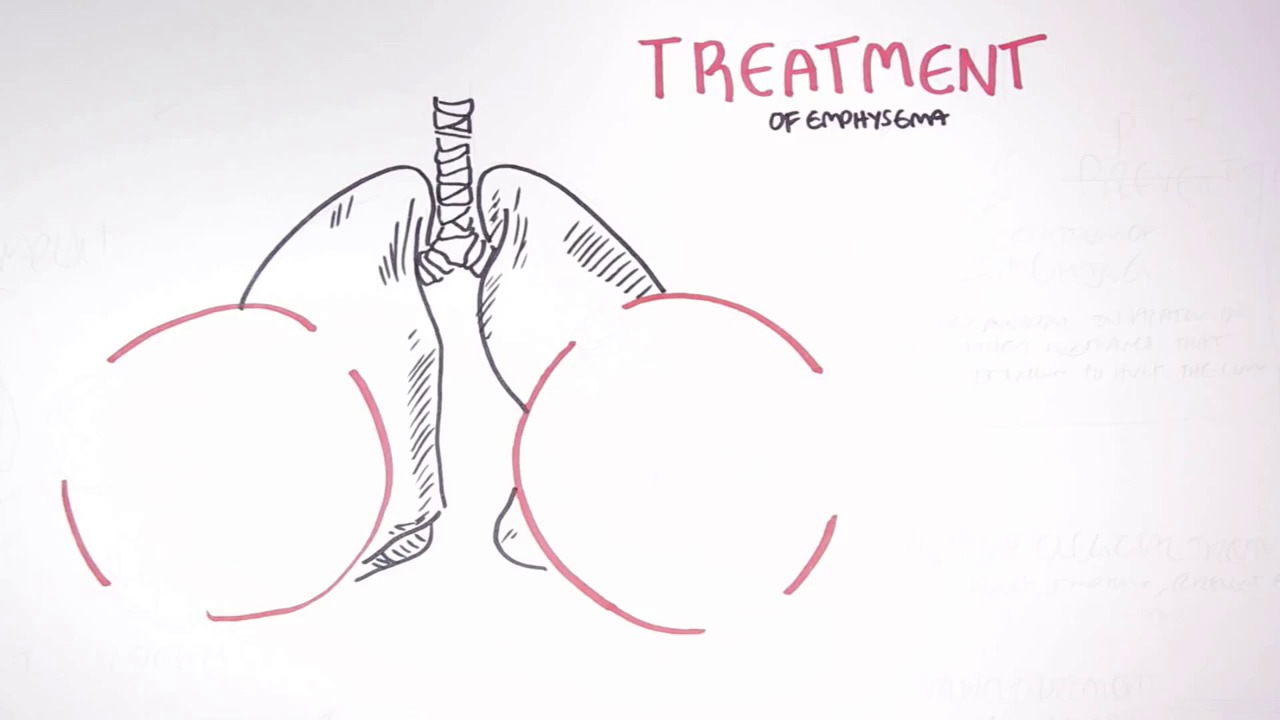
#> input picture Scripts/Image2.png, 1280 x 720 px
$ python trackcursor.py Image1.png Image2.png   (Python 2 division)   (older library calls are emulated)
#> lines starting #> are read from the running program, lines starting #| are printed output that depends on the picture
### Scripts/processvideo.py
#!/usr/bin/env python
import cv2
import numpy as np
import scipy as sp
import matplotlib.pyplot as plt
from scipy import signal
import processframe as pf
import util
from PIL import Image
import os
import time
import ntpath
import re

class ProcessVideo:
    def __init__(self, video):
#> in main_track_frame, panorama is the input picture: shape (720, 1280, 3); mean B, G, R 244.1, 241.1, 245
        self.video = video
        extension = os.path.splitext(video)[1]
        self.videoname = re.sub(extension, '', self.video)
        cap = cv2.VideoCapture(video)
        self.width = cap.get(3)
        self.height = cap.get(4)
        self.framerate = np.rint(cap.get(5))
        self.numframes = np.rint(cap.get(7))
        self.startt = 0
        print self.numframes
        print self.framerate
        self.endt = self.numframes/self.framerate
        if ("mit" in self.videoname or
            "tecmath" in self.videoname or
            "hwt" in self.videoname or
            "armando" in self.videoname or
            "udacity" in self.videoname or
            "pentimento" in self.videoname or
            "slide" in self.videoname):
            self.videotype = "mit"
        else:
            self.videotype = "khan"
        cap.release()
        print self.video
        print self.videoname
        print self.videotype
        print 'framerate', self.framerate

    # [22 lines left out: function tracktemplate, not called in this run]

    def trackframepos(self, panorama, debug=False):
#> called with debug = False
        cap = cv2.VideoCapture(self.video)
        pos = []
        i = 0
        while (cap.isOpened()):
            ret, frame = cap.read()
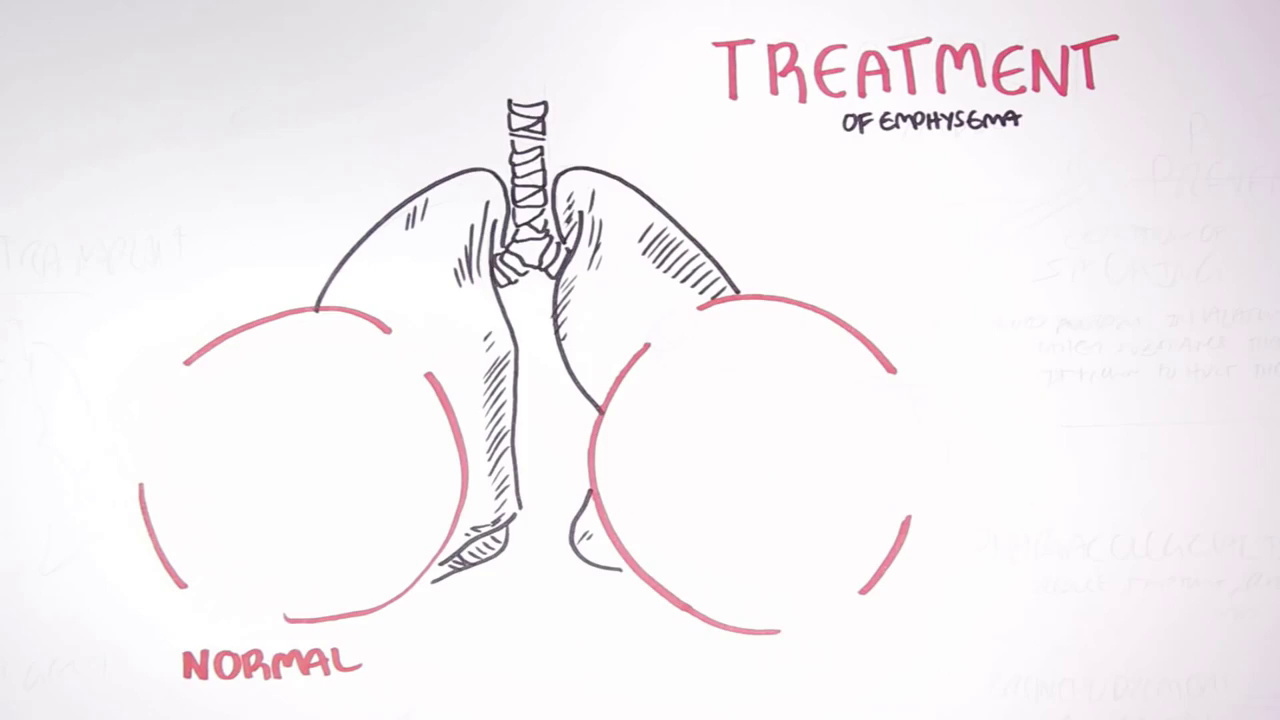
#> input picture Scripts/Image1.png, 1280 x 720 px
#> frame is the input picture: shape (720, 1280, 3); mean B, G, R 243.6, 240.6, 244.8
            if (ret == True):
                loc = pf.find_object_exact_inside(panorama, frame, 0.10)
                if (debug and i % 10 == 0):
                    if (loc is not None):
                        htemp, wtemp = frame.shape[:2]
                        pcopy = panorama.copy()
                        cv2.rectangle(pcopy, (loc[0], loc[1]), (loc[0] + wtemp, loc[1] + htemp), (0,0,255), 1)
                        util.showimages([pcopy, frame], "found")
                    else:
                        util.showimages([frame], "not found")
                pos.append(loc)
            else:
                break
            print i, '/', self.numframes
            i += 1
        cap.release()
        return pos

    # [202 lines left out: functions cutvideo, getframe_at_time, countfgpix, countfgpix_white, readfgpix, printfgpix and 5 more, not called in this run]


# [6 lines that do not run on import are left out]


### Scripts/util.py
import numpy
from PIL import Image
import scipy as sp
import cv2
import re
import numpy as np
import os
import processframe as pf
import sys
import math

# [31 lines left out: functions write_ints, get_images, get_logos, not called in this run]

def resize_img(img, size):
    img = img.resize(size)
    return img

def get_capture_imgs(dirname):
    return get_imgs(dirname, "capture")


# [15 lines left out: function get_imgs, not called in this run]

def grayimage(img):
    if len(img.shape) <= 2:
        return img
    depth = img.shape[2]
#> depth = 3
    if (depth ==3):
        return cv2.cvtColor(img, cv2.COLOR_BGR2GRAY)
    elif (depth == 4):
        return cv2.cvtColor(img, cv2.COLOR_BGRA2GRAY)
    else:
        print "Image format not recognized"
        return img

# [244 lines left out: functions fg2gray, stringlist_from_txt, list_of_vecs_from_txt, strings2ints, min_dist_bbox, array_to_pil and 9 more, not called in this run]

### Scripts/processframe.py
#!/usr/bin/env python
import numpy as np
import matplotlib.pyplot as plt
import matplotlib.image as mpimg
import cv2
import logging
from PIL import Image
import sys
import scipy as sp
from itertools import cycle
import util
import math
from nltk.tbl import template

logging.basicConfig(stream=sys.stderr, level=logging.DEBUG)
BLACK_BG_THRESHOLD = 50
BLACK_BG_VAR_THRESHOLD = 255
WHITE_BG_THRESHOLD = 225

# [93 lines left out: functions xcut, ycut, importantregion, fit_mask_to_img, highlight, not called in this run]

def removetemplate(gray_img, gray_obj, M):
    # [20 lines left out: function removetemplate, not called in this run]
def subtractlogo(frame, logo, is_black, bgcolor):
    # [24 lines left out: function subtractlogo, not called in this run]
def fgmask(image, is_black=True, threshold=BLACK_BG_THRESHOLD, var_threshold=255):
    # [10 lines left out: function fgmask, not called in this run]

def fgbbox(mask):
    # [9 lines left out: function fgbbox, not called in this run]
def maskimage_white(image, mask):
    # [6 lines left out: function maskimage_white, not called in this run]
def maskimage(image, mask):
    # [4 lines left out: function maskimage, not called in this run]
def alphaimage(image, mask):
    # [12 lines left out: function alphaimage, not called in this run]

def expandmask(mask, width=10):
    # [5 lines left out: function expandmask, not called in this run]
def subtractobject(image, objmask, M, emptycolor=0):
    # [12 lines left out: function subtractobject, not called in this run]


def find_template_ctr(frame, template, threshold = 0.8):
    # [11 lines left out: function find_template_ctr, not called in this run]
def find_best_match_inside(img, obj):
    # [19 lines left out: function find_best_match_inside, not called in this run]
def find_object_appx(img, obj, thres=-1):
    # [42 lines left out: function find_object_appx, not called in this run]
def find_object_appx_thres(img, obj, thres=None):
    # [58 lines left out: function find_object_appx_thres, not called in this run]
def drawKeypointClusters(img, n_kp, labels):
    # [8 lines left out: function drawKeypointClusters, not called in this run]
def isgoodmatch(M):
    # [13 lines left out: function isgoodmatch, not called in this run]
def find_object_exact_inside(img, template, threshold=0.20):
    """Return the top left corner of the rectangle that matches exact template INSIDE img"""
    gray_img = util.grayimage(img)
    gray_template = util.grayimage(template)
#     gray_img = fgmask(img, 150, 255, True)
#> in grayimage (call 2), `return cv2.cvtColor(img, cv2.COLOR_BGR2GRAY)`:
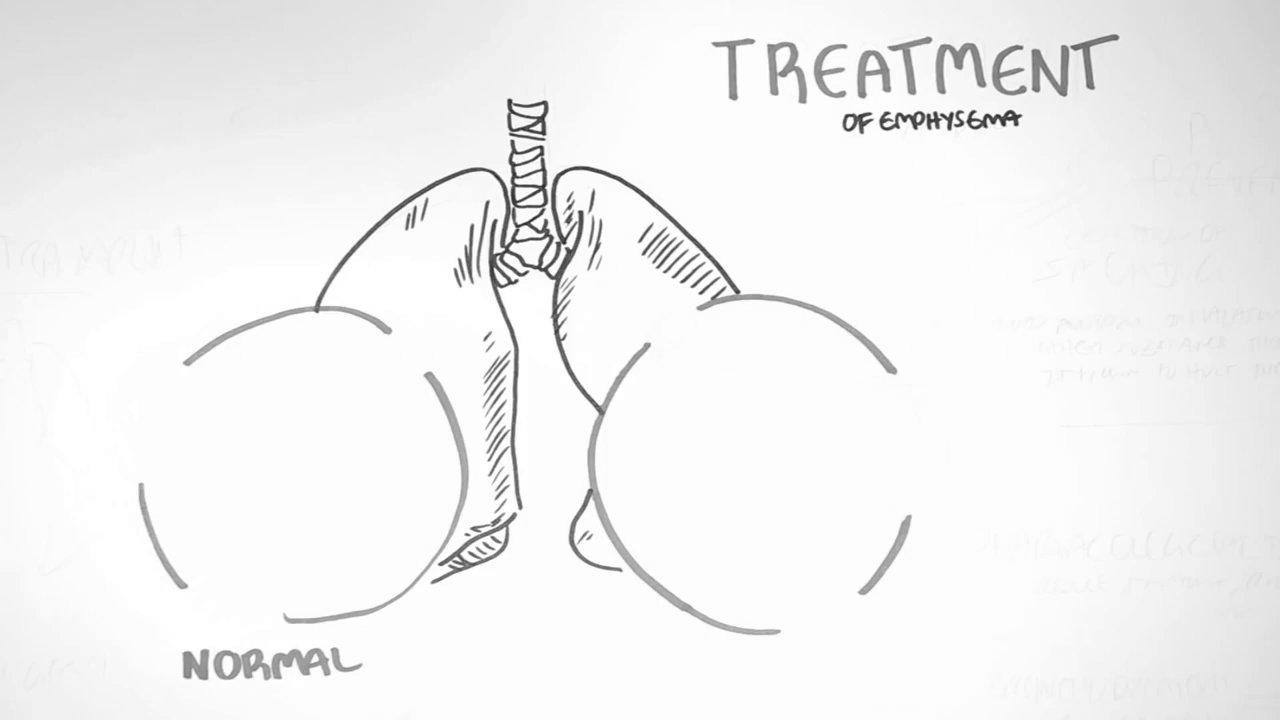
#> returned value: shape (720, 1280); min 33, max 255, mean 242.2
#     gray_template = fgmask(template, 150, 255, True)
#     util.showimages([gray_img, gray_template], "masked")
    w, h = gray_template.shape[::-1]
    # Apply template Matching
#> w = 1280; h = 720
    res = cv2.matchTemplate(img, template, cv2.TM_CCORR_NORMED)
    min_val, max_val, min_loc, max_loc = cv2.minMaxLoc(res)
#> res = [0.992]
    top_left = max_loc
#> min_val = 0.992; max_val = 0.992; min_loc = (0, 0); max_loc = (0, 0)
    bottom_right = (top_left[0] + w, top_left[1] + h)
#> top_left = (0, 0)
    """threshold khan = 0.75, tecmath = 0.25 """
#> bottom_right = (1280, 720)
# [4 lines of commented-out code are left out]
    if (max_val < threshold):
        logging.info("Exact match NOT found: %f", max_val)
        return None
    else:
        logging.info("Exact match found: %f", max_val)
#         img_copy = img.copy()
#         cv2.rectangle(img_copy, top_left, bottom_right, 255, 2)
#         util.showimages([img_copy], "location of frame inside panorama")


    return top_left

def find_object_exact(fgimg, obj, threshold = 2.0):
    # [38 lines left out: function find_object_exact, not called in this run]
# [11 lines of commented-out code are left out]

def get_newobj_and_mask(image_and_mask, objlist):
    # [29 lines left out: function get_newobj_and_mask, not called in this run]
def getnewobj(image, objlist):
    # [24 lines left out: function getnewobj, not called in this run]
def croptofg(fgimg, fgmask):
    # [14 lines left out: function croptofg, not called in this run]
def drawMatches(img1, img2, k1, k2, matches, maxline=100):
    # [17 lines left out: function drawMatches, not called in this run]
def whiteout(threshimg, tlx, tly, brx, bry):
    # [5 lines left out: function whiteout, not called in this run]
def bgfill(img, tlx, tly, brx, bry):
    # [6 lines left out: function bgfill, not called in this run]
def cropimage(img, tlx, tly, brx, bry):
    img2 = img[tly:bry+1, tlx:brx+1]
    return img2

def numfgpix_mit(gray_frame):
    return (gray_frame < 200).sum()

def numfgpix_khan(gray_frame):
    # [4 lines left out: function numfgpix_khan, not called in this run]
def removebg_mit(gray_frame):
    # [5 lines left out: function removebg_mit, not called in this run]
def removebg_khan(gray_frame):
    # [5 lines left out: function removebg_khan, not called in this run]
def numfgpix_thresh(gray, is_black=True, fgthres=BLACK_BG_THRESHOLD):
    # [9 lines left out: function numfgpix_thresh, not called in this run]
def numfgpix(img, bgcolor):
    # [11 lines left out: function numfgpix, not called in this run]
def removebackground(gray_img, gray_bgsample, thres=50):
    # [16 lines left out: function removebackground, not called in this run]

def calculate_size(size_image1, size_image2, H):
  # [23 lines left out: function calculate_size, not called in this run]
def stitch_images(previmage, curimage, is_black=True):
  # [47 lines left out: function stitch_images, not called in this run]
def panorama(list_of_frames, is_black=True):
  # [8 lines left out: function panorama, not called in this run]

def writetext(img, text, bottomleft, fontscale=10.0, color=(0, 0, 0)):
    cv2.putText(img, text, bottomleft, cv2.FONT_HERSHEY_PLAIN, fontscale, color)
    return img


def get_diff_objimg(start_img, end_img, x1,y1, x2,y2):
    # [20 lines left out: function get_diff_objimg, not called in this run]

if __name__ == "__main__":
    src = cv2.imread("udacity1_capture.png", 0)  # 3 channel BGR image
    dest = src.copy()
    dest[src < 200] = 0
    dest[src >= 200] = 255
    cv2.imwrite("udactiy1_bg.png", dest)
    cv2.imshow("display", dest)
    cv2.waitKey(0)


### Scripts/trackcursor.py
'''
Created on Sep 30, 2014

@author: Valentina
'''
import sys
import processvideo as pv
import cv2
import matplotlib.pyplot as plt
import numpy as np
import util

def track(video, cursorimg):
    pos = video.tracktemplate(cursorimg, debug=True)
    return pos

def write(pos, cursorpostxt="cursorpos.txt"):
    print "Writing to", cursorpostxt
    cursorpos = open(cursorpostxt, "w")
    for p in pos:
        if (p == None):
            cursorpos.write("%i\t%i\n" % (-1, -1))
        else:
            cursorpos.write("%i\t%i\n" % (int(p[0]), int(p[1])))
    cursorpos.close()

def readpos(txtfilename):
    pos = util.list_of_vecs_from_txt(txtfilename)
    return pos

def main_track_cursor():
    videoname = sys.argv[1]
    cursorfile = sys.argv[2]
    video = pv.ProcessVideo(videoname)
    cursor = cv2.imread(cursorfile)
    pos = track(video, cursor)
    cursorpostxt = video.videoname+"_cursorpos.txt"
    write(pos, cursorpostxt)

def main_track_frame():
    videoname = sys.argv[1]
    panoramapath = sys.argv[2]
    video = pv.ProcessVideo(videoname)
    panorama = cv2.imread(panoramapath)
    pos = video.trackframepos(panorama, False)
#> in trackframepos, `loc = pf.find_object_exact_inside(panorama, frame, 0.10)`: loc = (0, 0)
    framepostxt = video.videoname + "_framepos.txt"
    write(pos, framepostxt)

def plot_ty(pos, outfile="cursor_ty.png"):
    t = np.linspace(0, len(pos)-1, len(pos))
    y = [p[1] for p in pos]
    print 'len(t)', len(t)
    print 'len(pos)', len(pos)
    print 'len(y)', len(y)

    plt.plot(t, y,'b.')
    plt.xlabel("Frame Number")
    plt.ylabel("Cursor y-position")
    plt.xlim(0, len(pos))
    plt.savefig(outfile)
    plt.show()
    plt.close()


if __name__ == "__main__":
    main_track_frame()
